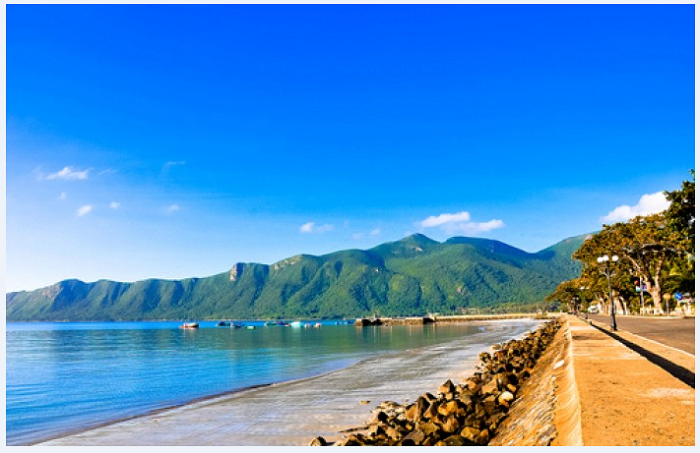
#> input picture Lab02/background.png, 700 x 453 px
$ jupyter execute --allow-errors Lab02.ipynb
#> lines starting #> are read from the running program, lines starting #| are printed output that depends on the picture
# Exercise 2

[cell 1]
import cv2
import numpy as np
import matplotlib.pyplot as plt
import scipy

[cell 2]
I = cv2.imread('foreground.png')
J = cv2.imread('background.png')
#> J is the input picture: shape (453, 700, 3); mean B, G, R 200.2, 143.2, 80
#> (the rest of this cell did not finish here and is left out)

[cell 3]
def calcHist(mat):
    hist = np.zeros(256)
    for x in range(mat.shape[0]):
        for y in range(mat.shape[1]):
            hist[mat[x][y]] += 1
    return hist

#> (a cell that did not finish here is left out)

#> (a cell that did not finish here is left out)

[cell 6]
def CombineImages(foreground, background):
    k = 120
    T = np.zeros(foreground.shape)
    T = foreground > k
    M = np.zeros(foreground.shape)
    M = T[:,:,0] * T[:,:,1] * T[:,:,2]
    N = np.logical_not(M)
    K = np.zeros(foreground.shape)
    for b in range(foreground.shape[2]):
        K[:,:,b] = M * background[:,:,b] + N * foreground[:,:,b]
    return K.astype(np.uint8)

#> (a cell that did not finish here is left out)

# Exercise 1

[cell 8]
img = cv2.imread('GreenVietnam.png')
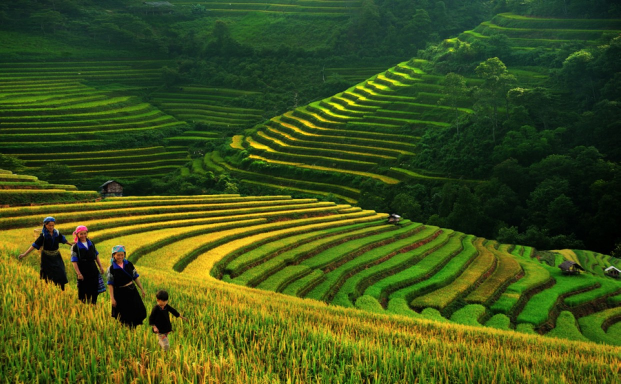
#> input picture Lab02/GreenVietnam.png, 1241 x 768 px (shown at 1/2 size)
#> img is the input picture: shape (768, 1241, 3); mean B, G, R 25.8, 82.2, 64.9

[cell 9]
def convolution(src, kernel):

    res = np.zeros(src.shape)

    G = ((kernel.shape[0]-1) // 2, (kernel.shape[1]-1) // 2)

    #add padding
    src_padding = np.zeros((src.shape[0] + G[0]*2, src.shape[1] + G[1]*2, src.shape[2])).astype(np.uint8)
    src_padding[G[0]:src.shape[0]+G[0], G[1]:src.shape[1]+G[1], :] = src
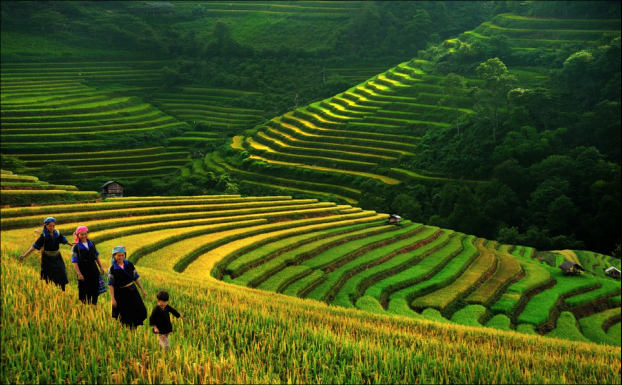
#> src_padding: shape (770, 1243, 3) (shown at 1/2 size); mean B, G, R 25.7, 81.9, 64.6

    #flip kenel
    kernel = np.flip(kernel, 1)
    kernel = np.flip(kernel, 0)

    #convolution
    for r in range(G[0],src.shape[0] - G[0]):
        for c in range(G[1],src.shape[1] - G[1]):
            for b in range(3):
                res[r,c,b] = np.sum(src_padding[r - G[0] : r + G[0] + 1, c - G[0]:c + G[0] + 1, b] * kernel)
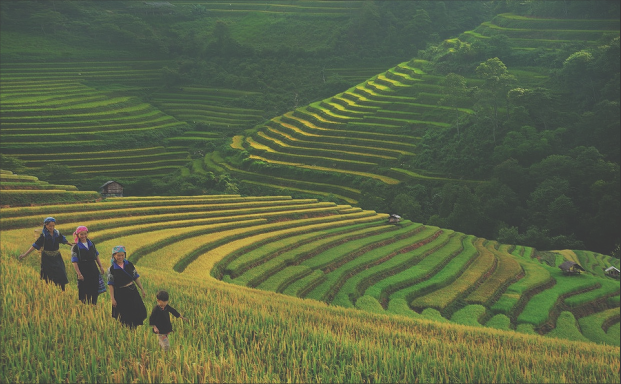
#> res: shape (768, 1241, 3) float64 (shown at 1/2 size); mean B, G, R 51.4, 164, 129.4; drawn with min black and max white

    res[res >= 255] = 255
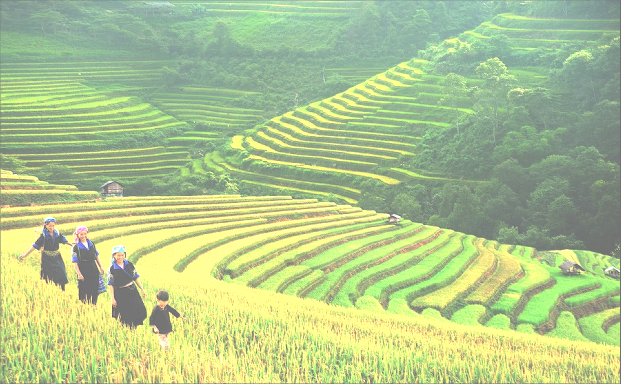
#> res: shape (768, 1241, 3) float64 (shown at 1/2 size); mean B, G, R 51.3, 151.5, 113.6; drawn with min black and max white
    return res


kenel = np.array([[1, -1, 0], [-1, 5, -1], [0, -1, 0]])
resimg = convolution(img, kenel)

[cell 10]
plt.imshow(cv2.cvtColor(resimg.astype(np.uint8), cv2.COLOR_BGR2RGB))
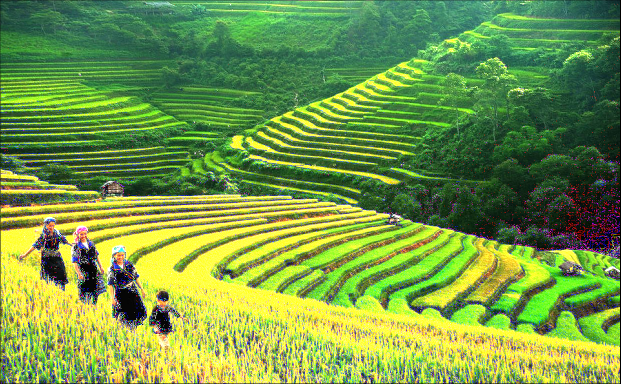
#> shown: shape (768, 1241, 3) (shown at 1/2 size); mean R, G, B 116.4, 152.5, 70.1

[cell 11]
resimg += img
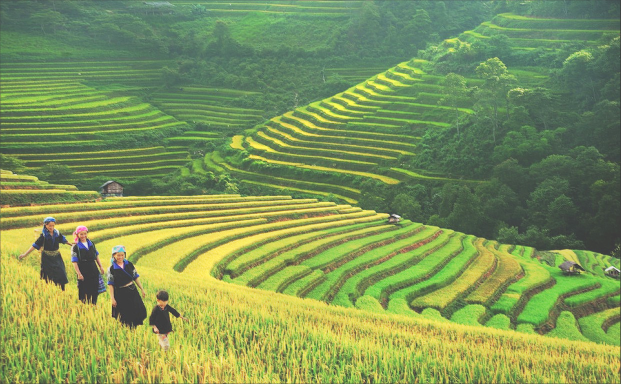
#> resimg: shape (768, 1241, 3) float64 (shown at 1/2 size); mean B, G, R 77.1, 233.7, 178.5; drawn with min black and max white
resimg[resimg > 255] = 255
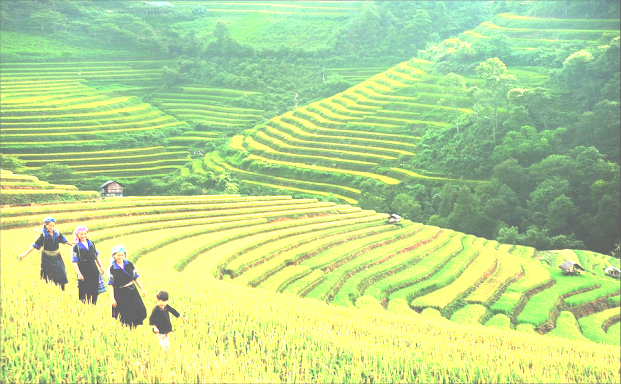
#> resimg: shape (768, 1241, 3) float64 (shown at 1/2 size); mean B, G, R 76.8, 193.1, 145.9; drawn with min black and max white

[cell 12]
plt.imshow(cv2.cvtColor(resimg.astype(np.uint8), cv2.COLOR_BGR2RGB))
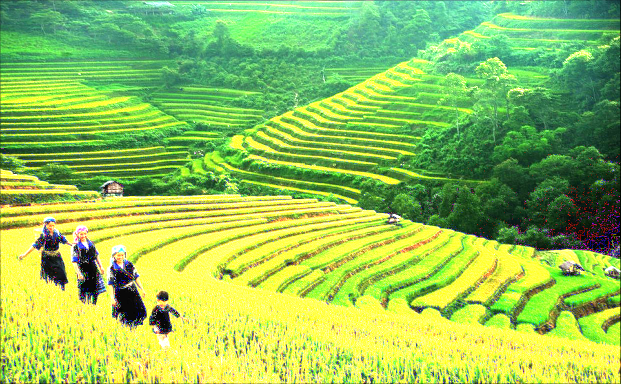
#> shown: shape (768, 1241, 3) (shown at 1/2 size); mean R, G, B 147.3, 193.7, 87.1
